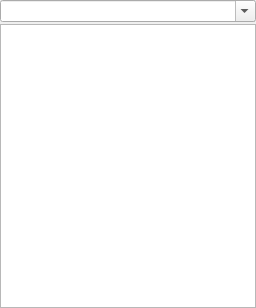
<?xml version="1.0" encoding="UTF-8"?>
<ui version="4.0">
 <class>dock</class>
 <widget class="QDockWidget" name="dock">
  <property name="geometry">
   <rect>
    <x>0</x>
    <y>0</y>
    <width>256</width>
    <height>308</height>
   </rect>
  </property>
  <property name="floating">
   <bool>false</bool>
  </property>
  <property name="windowTitle">
   <string>Processing Modules</string>
  </property>
  <widget class="QWidget" name="contents">
   <layout class="QVBoxLayout" name="verticalLayout">
    <property name="spacing">
     <number>2</number>
    </property>
    <property name="margin">
     <number>0</number>
    </property>
    <item>
     <widget class="QComboBox" name="filterBox">
      <property name="editable">
       <bool>true</bool>
      </property>
     </widget>
    </item>
    <item>
     <widget class="QTreeView" name="moduleList"/>
    </item>
   </layout>
  </widget>
 </widget>
 <resources/>
 <connections/>
</ui>
